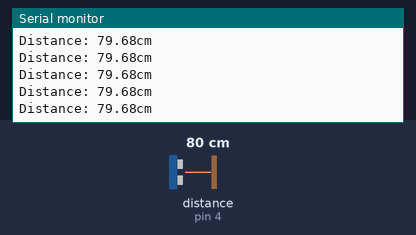
A sketch run on a simulated Arduino Uno, built with avr-gcc and run on an emulated ATmega328P. Shown: the last lines printed to the serial monitor. Wiring (inferred from the names in the program): ultrasonic range finder: trigger pin 8; echo pin 4. Inputs (shaded band) come from the test bench; at power-on: distance to the obstacle (sensor on pin 4) 80 cm. The echo pulse lasts 58.3 µs per cm.

Above: at 1.2 s.
1.3 s: distance to the obstacle (sensor on pin 4) set to 2 cm
At 1.35 s:
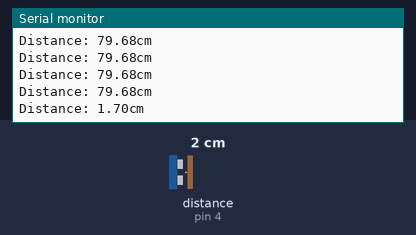
4.3 s: distance to the obstacle (sensor on pin 4) set to 9 cm
At 4.31 s:
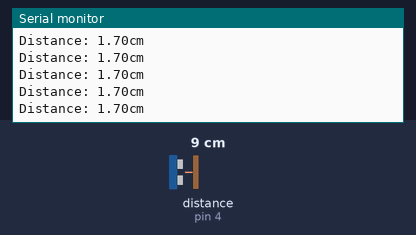
7.3 s: distance to the obstacle (sensor on pin 4) set to 299 cm
At 7.35 s:
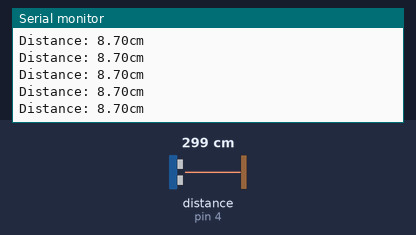
10.3 s: distance to the obstacle (sensor on pin 4) set to 60 cm
At 10.36 s:
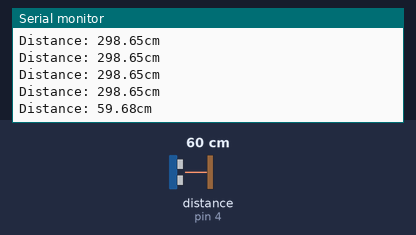
Timing chart, 0 to 13.3 s (numbered marks = the images above; inputs shaded):
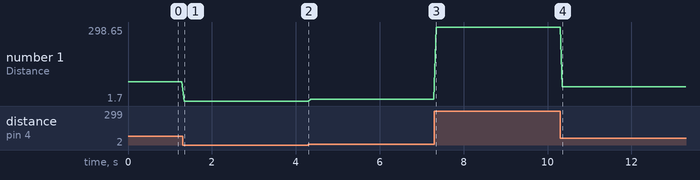

The sketch:

ultrasonic_sensor.ino
```cpp
// Arduino pin numbers

const int trigPin = 8;
const int echoPin = 4;

float duration;
float distance;

void setup() {
  Serial.begin(9600);
  pinMode(trigPin, OUTPUT);
  pinMode(echoPin, INPUT);
}

void loop() {

  digitalWrite(trigPin, LOW);
  delayMicroseconds(2);
  digitalWrite(trigPin, HIGH);
  delayMicroseconds(10);
  digitalWrite(trigPin, LOW);

  duration = pulseIn(echoPin, HIGH);
  distance = duration * 0.0343 / 2;

  Serial.print("Distance: ");
  Serial.print(distance);
  Serial.print("cm\n");

  delay(50);
}
```

Measured:
- after the input at 1.3 s, the serial monitor: prints a new line at once (image 1)
- after the input at 10.3 s, the serial monitor: prints a new line after 0.05 s (image 4)
- plotted number 1: 79.68 → 1.7 after the input at 1.3 s, 1.7 → 8.7 after the input at 4.3 s, 8.7 → 298.65 after the input at 7.3 s, 298.65 → 59.68 after the input at 10.3 s
